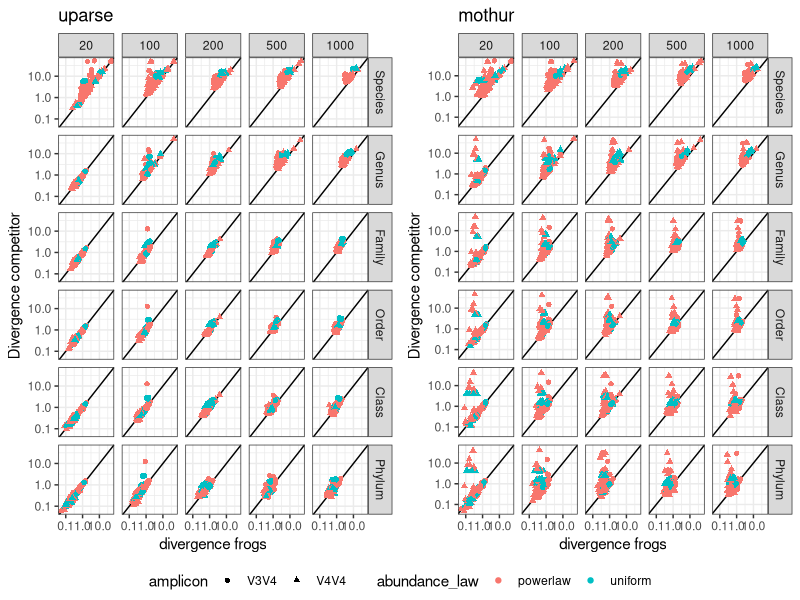
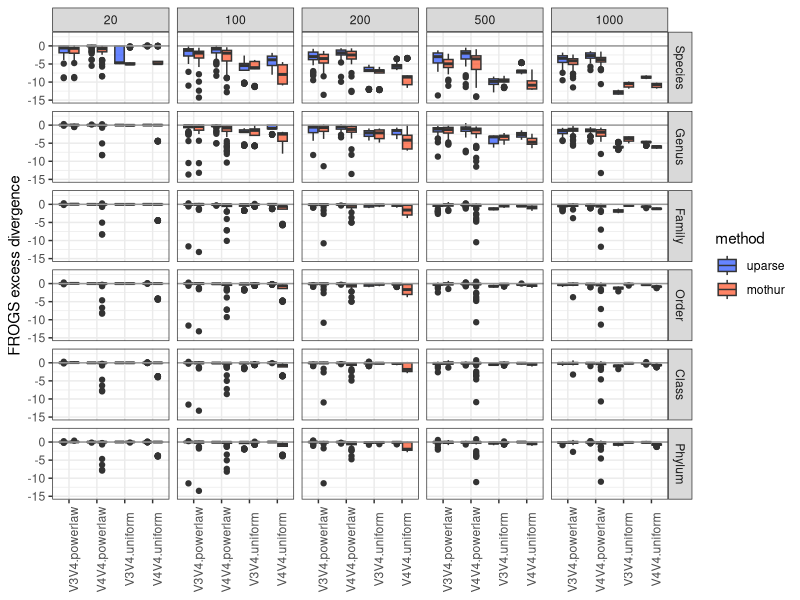
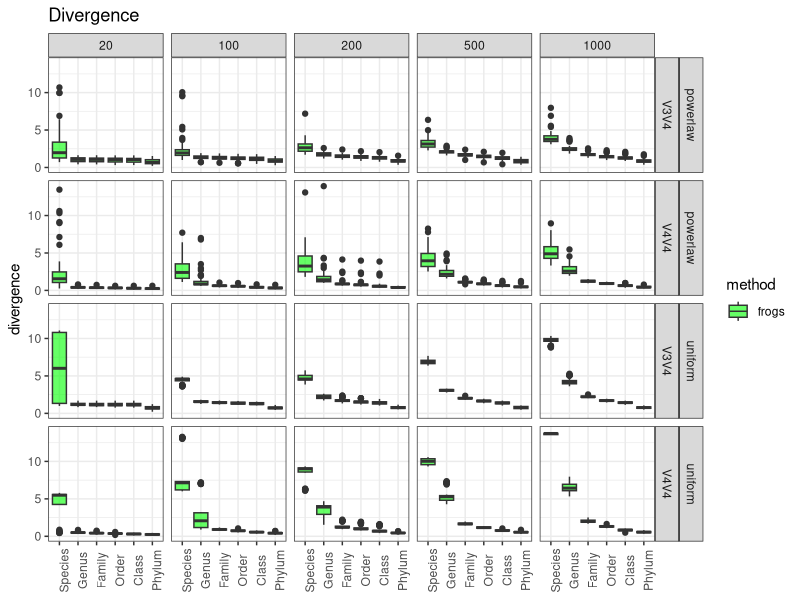
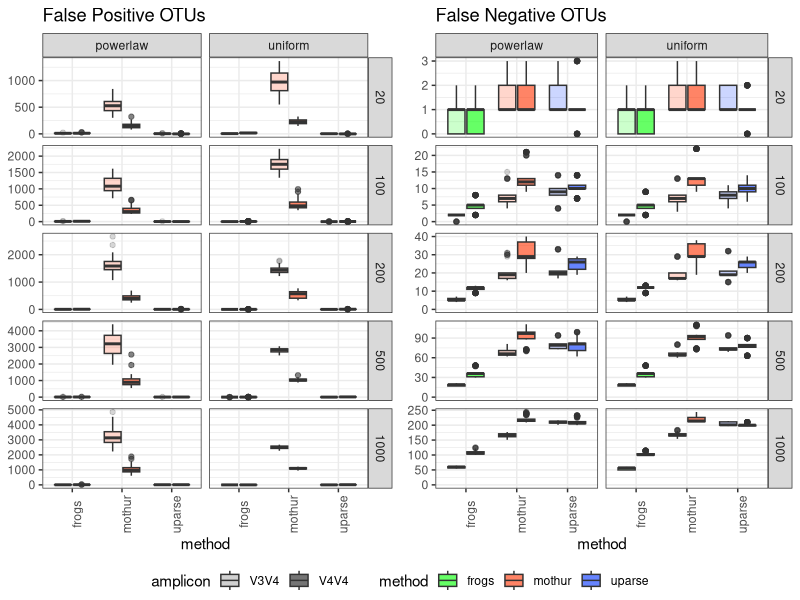
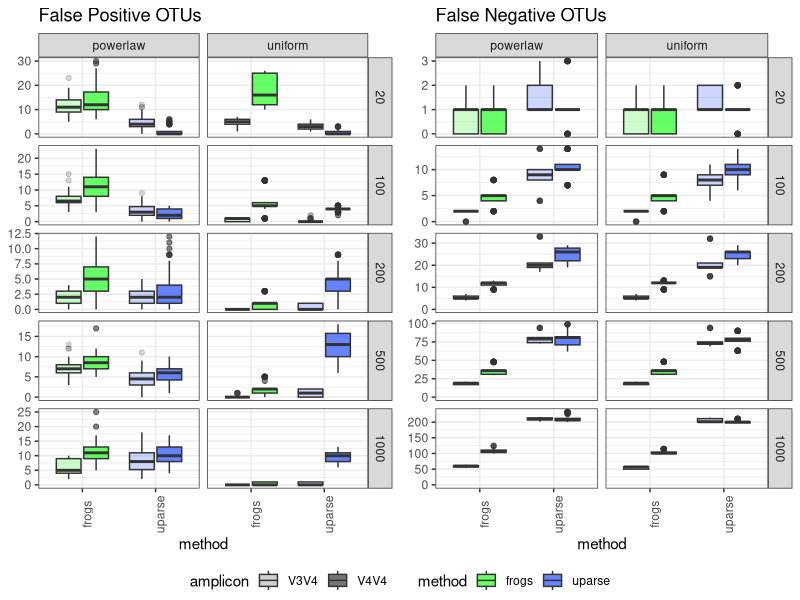
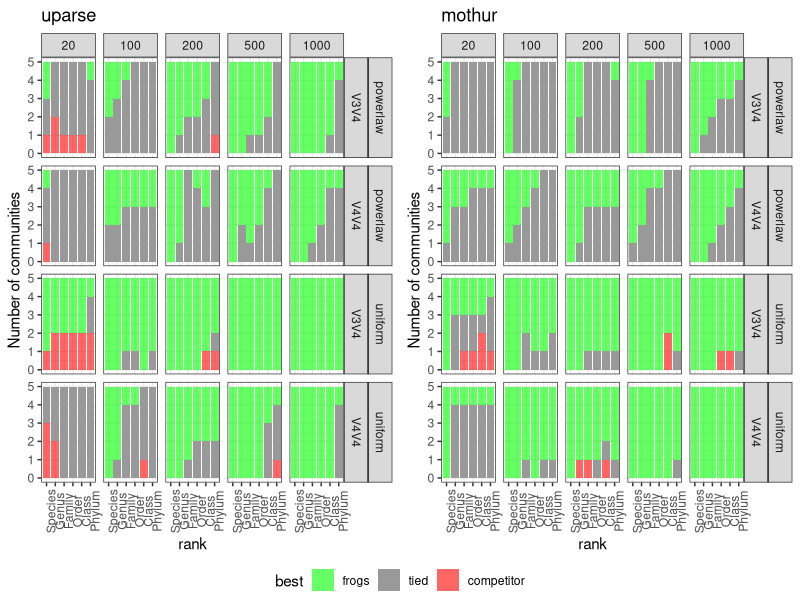
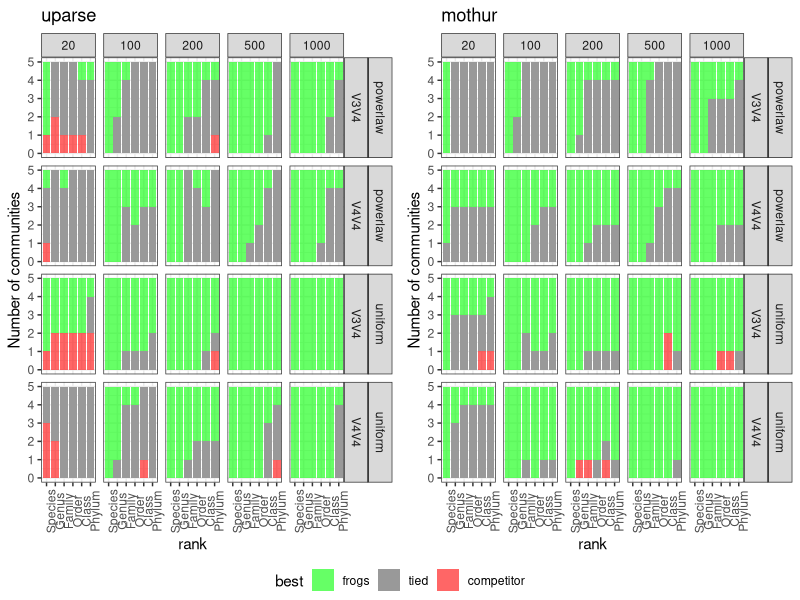
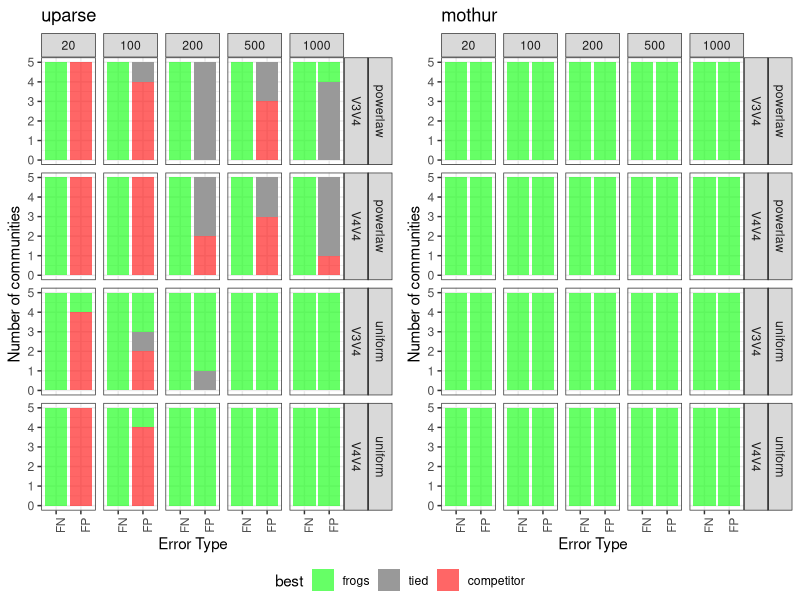

R code for these plots, in order: (Note: this script raises an error after producing the figures.)
## ---- chunk 1
setwd("~/Research_Projects/Microbiota/Geraldine/")
knitr::opts_chunk$set(echo = FALSE, cache = TRUE, message = FALSE, 
                      fig.path = "Figures_20160722/Fig-english/", 
                      cache.path = "cache/english/")
## ---- chunk 2
library(reshape2)
library(ggplot2)
library(dplyr)
library(grid)
library(gridExtra)
library(knitr)
## ---- chunk 3
manual.palette <- c("frogs"      = rgb(0, 1, 0, alpha = 0.6, maxColorValue = 1), 
                    "tied"       = "grey60", 
                    "competitor" = rgb(1, 0, 0, alpha = 0.6, maxColorValue = 1), 
                    "mothur"     = rgb(1, 0.2, 0, alpha = 0.6, maxColorValue = 1), 
                    "mothur_sop" = rgb(1, 0.5, 0, alpha = 0.6, maxColorValue = 1),                   
                    "uparse"     = rgb(0, 0.2, 1, alpha = 0.6, maxColorValue = 1), 
                    "uparse_sop" = rgb(0, 0.5, 1, alpha = 0.6, maxColorValue = 1))
## ---- chunk 4
## http://stackoverflow.com/questions/13649473/add-a-common-legend-for-combined-ggplots
grid_arrange_shared_legend <- function(..., ncol = 1) {
  require(grid)
    plots <- list(...)
    if (length(plots) == 1) { ## already a list of plots
      plots <- plots[[1]]
    }
    g <- ggplotGrob(plots[[1]] + theme(legend.position="bottom"))$grobs
    legend <- g[[which(sapply(g, function(x) x$name) == "guide-box")]]
    lheight <- sum(legend$height)
    grid.arrange(
        do.call(arrangeGrob, c(lapply(plots, function(x)
            x + theme(legend.position="none")), ncol = ncol)),
        legend,
        nrow = 2,
        heights = unit.c(unit(1, "npc") - lheight, lheight))
}
generate_barplot <- function(p, data, vbl, ylab = "share of communities") {
  levs <- levels(data[[vbl]])
  result <- lapply(levs, 
                   function(lev) { p + geom_bar(data = filter_(data, 
                                                          lazyeval::interp(~variable == value, variable = as.name(vbl), value = lev))) + 
                                        labs(y = ylab) + ggtitle(lev)})
  return(result)
}

generate_pointplot <- function(p, data, vbl, ylab = "Divergence competitor") {
  levs <- levels(data[[vbl]])
  result <- lapply(levs, 
                   function(lev) { p + geom_point(data = filter_(data, 
                                                          lazyeval::interp(~variable == value, variable = as.name(vbl), value = lev))) + 
                                        labs(y = ylab) + ggtitle(lev)})
  return(result)
}
## ---- chunk 5
read.table("reel.tsv", sep = "\t", header = TRUE) %>% group_by(nb_OTU, amplicon, abundance_law) %>% summarize(count = n()/3) %>% kable()
## ---- chunk 6
data <- read.table("silva.tsv", sep = "\t", header = TRUE)
## ---- chunk 7
data$nb_OTU <- as.numeric(sub("sp", "", data$nb_OTU))
if ("OTU.lost" %in% names(data)) {
data <- data %>% mutate(OTU.lost = -OTU.lost) %>%
  melt(id.vars = c("databank", "nb_OTU", "dataset", 
                   "set_number", "amplicon", "abundance_law", "method"), 
       value.name = "divergence", 
       variable.name = "rank")
  levels(data$rank) <- c(levels(data$rank)[1:(length(levels(data$rank))-2)], "FN", "FP")
} else {
data <- data %>% 
  melt(id.vars = c("databank", "nb_OTU", "dataset", 
                   "set_number", "amplicon", "abundance_law", "method"), 
       value.name = "divergence", 
       variable.name = "rank")
  
}
data.2 <- data %>% dcast(databank + nb_OTU + dataset + set_number + amplicon + abundance_law + rank ~ method, value.var = "divergence", fun.aggregate = mean) %>% 
  melt(id.vars = c("databank", "nb_OTU", "dataset", 
                   "set_number", "amplicon", "abundance_law", "rank", "frogs"), 
       value.name = "divergence", 
       variable.name = "method")
## ---- chunk 8
data.2 <- data.2 %>% mutate(method = factor(method, levels = c("uparse", "mothur")))
## ---- chunk 9
data.otus <- filter(data, (rank %in% c("FP", "FN"))) %>% mutate(error_type = rank)
data <- filter(data, !(rank %in% c("FP", "FN"))) %>% mutate(rank = factor(rank))
data.otus.2 <- filter(data.2, (rank %in% c("FP", "FN"))) %>% mutate(error_type = rank)
data.2 <- filter(data.2, !(rank %in% c("FP", "FN"))) %>% mutate(rank = factor(rank))
## ---- chunk 10
p <- ggplot(data = data.2, mapping = aes(x = frogs, y = divergence, color = abundance_law, shape = amplicon)) + facet_grid(rank ~ nb_OTU) + geom_abline(slope = 1, intercept = 0) + theme_bw() + scale_x_log10() + scale_y_log10() + xlab("divergence frogs")
plot.list <- generate_pointplot(p, data = data.2, vbl="method", ylab = "Divergence competitor")
grid_arrange_shared_legend(plot.list, ncol = 2)
## ---- chunk 11
p <- ggplot(data.2, mapping = aes(x = interaction(amplicon, abundance_law), y = frogs - divergence, fill = method)) + facet_grid(rank ~ nb_OTU, scales = "fixed") + geom_boxplot() + theme_bw() + scale_y_continuous(limits = c(-15, 3)) + theme(axis.text.x = element_text(angle = 90)) + scale_fill_manual(values = manual.palette) + xlab(NULL) + ylab("FROGS excess divergence") + geom_hline(yintercept = 0, col = "grey60")
plot(p)
## ---- chunk 12
p <- ggplot(filter(data, method == "frogs"), mapping = aes(x = rank, y = divergence, fill = method)) + facet_grid(abundance_law + amplicon ~ nb_OTU, scales = "fixed") + geom_boxplot() + theme_bw() + scale_y_continuous(limits = c(0, 14)) + theme(axis.text.x = element_text(angle = 90)) + scale_fill_manual(values = manual.palette) + xlab(NULL) + ggtitle("Divergence")
plot(p)
## ---- chunk 13
p <- ggplot(data.otus, mapping = aes(x = method, fill = method, y = divergence, alpha = amplicon)) + facet_grid(nb_OTU ~ abundance_law, scales = "free_y") + theme_bw() + scale_y_continuous(limits = c(0, NA)) + theme(axis.text.x = element_text(angle = 90)) + scale_fill_manual(values = manual.palette) + scale_color_manual(values = manual.palette) + scale_alpha_discrete(guide = guide_legend(override.aes = list(fill = "grey10")), range = c(0.2, 0.6)) + ylab(NULL)
p.fn <- p + geom_boxplot(data = filter(data.otus, error_type == "FN")) + ggtitle("False Negative OTUs")
p.fp <- p + geom_boxplot(data = filter(data.otus, error_type == "FP")) + ggtitle("False Positive OTUs")
grid_arrange_shared_legend(p.fp, p.fn, ncol = 2)
## ---- chunk 14
p <- ggplot(data.otus, mapping = aes(x = method, fill = method, y = divergence, alpha = amplicon)) + facet_grid(nb_OTU ~ abundance_law, scales = "free_y") + theme_bw() + scale_y_continuous(limits = c(0, NA)) + theme(axis.text.x = element_text(angle = 90)) + scale_fill_manual(values = manual.palette) + scale_color_manual(values = manual.palette) + scale_alpha_discrete(guide = guide_legend(override.aes = list(fill = "grey10")), range = c(0.2, 0.6)) + ylab(NULL)
p.fn <- p + geom_boxplot(data = filter(data.otus, error_type == "FN", !(method %in% c("mothur", "mothur_sop")))) + ggtitle("False Negative OTUs")
p.fp <- p + geom_boxplot(data = filter(data.otus, error_type == "FP", !(method %in% c("mothur", "mothur_sop")))) + ggtitle("False Positive OTUs")
grid_arrange_shared_legend(p.fp, p.fn, ncol = 2)
## ---- chunk 15
data.t.test <- data.2 %>% group_by(databank, nb_OTU, dataset, amplicon, abundance_law, rank, method) %>% 
  summarize(pval = t.test(frogs, divergence, paired = TRUE)$p.value, 
            measure = t.test(frogs, divergence, paired = TRUE)$estimate) %>% 
  mutate(best = ifelse(measure >0, "competitor", "frogs")) %>% 
  mutate(best = ifelse(pval < 0.05, best, "tied")) %>%
  mutate(best = factor(best, levels = c("frogs", "tied", "competitor")))
## ---- chunk 16
p <- ggplot(mapping = aes(x = rank, fill = best)) + facet_grid(abundance_law + amplicon ~ nb_OTU) + theme_bw() + scale_fill_manual(values = manual.palette) + theme(axis.text.x = element_text(angle = 90))
plot.list <- generate_barplot(p, data = data.t.test, vbl = "method", ylab = "Number of communities")
grid_arrange_shared_legend(plot.list, ncol = 2)
## ---- chunk 17
data.wilcox.test <- data.2 %>% group_by(databank, nb_OTU, dataset, amplicon, abundance_law, rank, method) %>% 
  summarize(pval = wilcox.test(frogs, divergence, paired = TRUE)$p.value, 
            measure = wilcox.test(frogs, divergence, paired = TRUE, conf.int = TRUE)$estimate) %>% 
  mutate(best = ifelse(measure >0, "competitor", "frogs")) %>% 
  mutate(best = ifelse(pval < 0.05, best, "tied")) %>%
  mutate(best = factor(best, levels = c("frogs", "tied", "competitor")))
## ---- chunk 18
p <- ggplot(mapping = aes(x = rank, fill = best)) + facet_grid(abundance_law + amplicon ~ nb_OTU) + theme_bw() + scale_fill_manual(values = manual.palette) + theme(axis.text.x = element_text(angle = 90))
plot.list <- generate_barplot(p, data = data.wilcox.test, vbl = "method", ylab = "Number of communities")
grid_arrange_shared_legend(plot.list, ncol = 2)
## ---- chunk 19
my.paired.t.test <- function(x, y, ...) {
  if (sd(x - y)) {
    t.test(x, y, paired = TRUE, ...)
  } else {
    return(list(p.value = 0, estimate = mean(x -y)))
  }
}
data.otus.t.test <- data.otus.2 %>% group_by(databank, nb_OTU, dataset, amplicon, abundance_law, error_type, method) %>% 
  summarize(pval = my.paired.t.test(frogs, divergence)$p.value, 
            measure = my.paired.t.test(frogs, divergence)$estimate) %>% 
  mutate(best = ifelse(measure > 0, "competitor", "frogs")) %>% 
  mutate(best = ifelse(pval < 0.05, best, "tied")) %>%
  mutate(best = factor(best, levels = c("frogs", "tied", "competitor")))
## ---- chunk 20
p <- ggplot(mapping = aes(x = error_type, fill = best)) + facet_grid(abundance_law + amplicon ~ nb_OTU) + theme_bw() + scale_fill_manual(values = manual.palette) + theme(axis.text.x = element_text(angle = 90)) + xlab("Error Type")
plot.list <- generate_barplot(p, data = data.otus.t.test, vbl = "method", ylab = "Number of communities")
grid_arrange_shared_legend(plot.list, ncol = 2)
## ---- chunk 21
my.paired.wilcox.test <- function(x, y, ...) {
  if (sd(x - y)) {
    wilcox.test(x, y, paired = TRUE, ...)
  } else {
    return(list(p.value = 0))
  }
}
data.otus.wilcox.test <- data.otus.2 %>% group_by(databank, nb_OTU, dataset, amplicon, abundance_law, error_type, method) %>% 
  summarize(pval = my.paired.wilcox.test(frogs, divergence)$p.value, 
            measure = sum(sign(frogs - divergence) * rank(abs(frogs - divergence)))) %>% 
  mutate(best = ifelse(measure >0, "competitor", "frogs")) %>% 
  mutate(best = ifelse(pval < 0.05, best, "tied")) %>%
  mutate(best = factor(best, levels = c("frogs", "tied", "competitor")))
## ---- chunk 22
p <- ggplot(mapping = aes(x = error_type, fill = best)) + facet_grid(abundance_law + amplicon ~ nb_OTU) + theme_bw() + scale_fill_manual(values = manual.palette) + theme(axis.text.x = element_text(angle = 90)) + xlab("Error Type")
plot.list <- generate_barplot(p, data = data.otus.wilcox.test, vbl = "method", ylab = "Number of communities")
grid_arrange_shared_legend(plot.list, ncol = 2)
## ---- chunk 23
data <- read.table("utax.tsv", sep = "\t", header = TRUE)
## ---- chunk 24

## ---- chunk 25
data.2 <- data.2 %>% mutate(method = factor(method, levels = c("uparse", "uparse_sop", "mothur", "mothur_sop")))
## ---- chunk 26

## ---- chunk 27

## ---- chunk 28

## ---- chunk 29

## ---- chunk 30

## ---- chunk 31

## ---- chunk 32

## ---- chunk 33

## ---- chunk 34

## ---- chunk 35

## ---- chunk 36

## ---- chunk 37

## ---- chunk 38

## ---- chunk 39

## ---- chunk 40
data <- read.table("reel.tsv", sep = "\t", header = TRUE)
## ---- chunk 41

## ---- chunk 42
data.2 <- data.2 %>% mutate(method = factor(method, levels = c("uparse", "mothur")))
## ---- chunk 43
p <- ggplot(filter(data, abundance_law == "even" & set_number == "set1"), aes(x = method, y = divergence)) + geom_point(aes(color = method)) + geom_line(aes(group = rank, alpha = rank)) + facet_grid(~amplicon) + scale_color_manual(values = manual.palette) + scale_y_continuous(lim = c(0, NA)) + theme_bw()
plot(p)
## ---- chunk 44
p <- ggplot(filter(data.2, amplicon == "V3V4" & nb_OTU == 20), aes(x = method, y = frogs - divergence)) + geom_point() + geom_boxplot(aes(fill = method)) + facet_grid(abundance_law ~ rank) + scale_color_manual(name = "Competitor", values = manual.palette) + scale_fill_manual(name = "Competitor", values = manual.palette) + theme_bw() + geom_hline(yintercept = 0, col = "grey60") + ylab("Frogs excess divergence")
plot(p)
## ---- chunk 45
p <- ggplot(filter(data, amplicon == "V3V4", nb_OTU == 20, method == "frogs"), aes(x = method, y = divergence)) + geom_point() + geom_boxplot(aes(fill = method)) + facet_grid(abundance_law ~ rank) + scale_color_manual(values = manual.palette) + scale_fill_manual(values = manual.palette) + theme_bw() + ylab("Frogs divergence")
plot(p)
## ---- chunk 46
data.t.test <- data.2 %>% filter(amplicon == "V3V4", nb_OTU == 20) %>% 
  group_by(databank, nb_OTU, dataset, amplicon, abundance_law, rank, method) %>% 
  summarize(pval = t.test(frogs, divergence, paired = TRUE)$p.value, 
            measure = t.test(frogs, divergence, paired = TRUE)$estimate) %>% 
  mutate(best = ifelse(measure >0, "competitor", "frogs")) %>% 
  mutate(best = ifelse(pval < 0.05, best, "tied")) %>%
  mutate(best = factor(best, levels = c("frogs", "tied", "competitor")))
## ---- chunk 47
p <- ggplot(mapping = aes(x = rank, fill = best)) + facet_grid(abundance_law ~ nb_OTU) + theme_bw() + scale_fill_manual(values = manual.palette) + theme(axis.text.x = element_text(angle = 90))
plot.list <- generate_barplot(p, data = data.t.test, vbl = "method", ylab = "Number of communities")
grid_arrange_shared_legend(plot.list, ncol = 2)
## ---- chunk 48
p <- ggplot(filter(data, nb_OTU == 4, method == "frogs"), aes(x = method, y = divergence)) + geom_point(aes(color = method)) + geom_boxplot(aes(fill = method)) + facet_grid(~rank) + scale_color_manual(values = manual.palette) + scale_fill_manual(values = manual.palette) + scale_y_continuous(lim = c(0, NA)) + theme_bw()
plot(p)
## ---- chunk 49
p <- ggplot(filter(data.2, nb_OTU == 4), aes(x = method, y = frogs - divergence)) + geom_point() + geom_boxplot(aes(fill = method)) + facet_grid(~ rank) + scale_color_manual(name = "Competitor", values = manual.palette) + scale_fill_manual(name = "Competitor", values = manual.palette) + theme_bw() + geom_hline(yintercept = 0, col = "grey60") + ylab("Frogs excess divergence")
plot(p)
## ---- chunk 50
data.t.test <- data.2 %>% filter(nb_OTU == 4) %>% 
  group_by(databank, nb_OTU, dataset, amplicon, abundance_law, rank, method) %>% 
  summarize(pval = t.test(frogs, divergence, paired = TRUE)$p.value, 
            measure = t.test(frogs, divergence, paired = TRUE)$estimate) %>% 
  mutate(best = ifelse(measure >0, "competitor", "frogs")) %>% 
  mutate(best = ifelse(pval < 0.05, best, "tied")) %>%
  mutate(best = factor(best, levels = c("frogs", "tied", "competitor")))
data.t.test %>% select(measure, pval, best) %>% head()
## ---- chunk 51
p <- ggplot(mapping = aes(x = rank, fill = best)) + facet_grid(abundance_law ~ nb_OTU) + theme_bw() + scale_fill_manual(values = manual.palette) + theme(axis.text.x = element_text(angle = 90))
plot.list <- generate_barplot(p, data = data.t.test, vbl = "method", ylab = "Number of communities")
grid_arrange_shared_legend(plot.list, ncol = 2)
## ---- chunk 52
data.wilcox.test <- data.2 %>% filter(nb_OTU == 4) %>% 
  group_by(databank, nb_OTU, dataset, amplicon, abundance_law, rank, method) %>% 
  summarize(pval = wilcox.test(frogs, divergence, paired = TRUE)$p.value, 
            measure = wilcox.test(frogs, divergence, paired = TRUE, conf.int = TRUE)$estimate) %>% 
  mutate(best = ifelse(measure >0, "competitor", "frogs")) %>% 
  mutate(best = ifelse(pval < 0.05, best, "tied")) %>%
  mutate(best = factor(best, levels = c("frogs", "tied", "competitor")))
## ---- chunk 53
p <- ggplot(mapping = aes(x = rank, fill = best)) + facet_grid(abundance_law ~ nb_OTU) + theme_bw() + scale_fill_manual(values = manual.palette) + theme(axis.text.x = element_text(angle = 90))
plot.list <- generate_barplot(p, data = data.wilcox.test, vbl = "method", ylab = "Number of communities")
grid_arrange_shared_legend(plot.list, ncol = 2)
